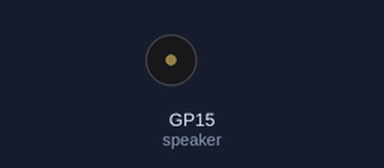
Simulated run of this program. Board: Raspberry Pi Pico running MicroPython. Parts: buzzer (waves = sounding). What the program prints to the serial console is not drawn.

Above: at 0.4 s.
Timing chart, 0 to 1.9 s (numbered marks = the images above):
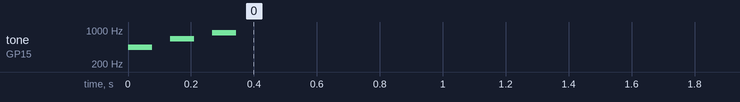

The program:

fan_OK_buzzer_PWM.py
```python
# https://www.youtube.com/watch?v=S4zPLBTC7_w
# ATTENTION : the pins 18 and 26 are inverted in this tuto ! (but the rest is OK)

from machine import Pin, PWM
import utime

# darlington = Pin(0, Pin.OUT)
# darlington.value(1)
# pulse = Pin(18, Pin.OUT)
# receiver = Pin(26, Pin.IN, Pin.PULL_DOWN)

speaker = PWM(Pin(15))

bp = 3 		# blanche
b  = 2 		# blanche
n  = 1		# noire
c  = 0.5		# croche
dc = 0.25	# double-croche
qc = 0.125	# double-croche


class Song:
    def __init__(self, notes, dur, bm):
        self.notes = notes
        self.dur = dur
        self.bm = bm


frereJacques = Song(
    notes = ['C', 'D', 'E', 'C', 'C', 'D', 'E','C' ],
    dur =  	[n,   n,   n,   n,   n,   n,   n,    n],
    bm = 220  # beats per minute
    )

song2 = Song(
    notes = ['C',' ','G','G','G#','G',' ', 'B2',' ','C2' ],
    dur =  	[ c,  c,  c,  c,  n,   c,  b,  c,  c, c  ],
    bm = 200  # beats per minute
    )

alarm = Song(
    notes = ['A',' ','A',' ','A'],
    dur =  	[ dc, dc, dc, dc, dc ],
    bm = 200  # beats per minute
    )

wifi_notif = Song(
    notes = ['A',' ','E',' ','A2'],
    dur =  	[ dc, qc, dc, qc, dc ],
    bm = 200  # beats per minute
    )


#------------------
def note_to_frequency(note):
  """
  This function takes a musical note (A, B, C, D, E, F, or G) and returns its corresponding frequency in Hz.

  Args:
      note: A string representing a musical note (uppercase only).

  Returns:
      The frequency of the note in Hz or None if the note is invalid.
  """

  # Base frequency for A4 (440 Hz)
  base_frequency = 440.0

  # Define the semitone multipliers for each note relative to A4
  semitone_steps = {
      'A': 0,
      'B': 2,
      'C': 3,
      'D': 5,
      'E': 7,
      'F': 8,
      'G': 10,
      'G#':11,
      'A2': 12,
      'B2': 14,
      'C2': 15,
      ' ' : -1
  }

  # Check for valid note
  if note not in semitone_steps:
      return None
  if note == ' ':
      return 1

  # Calculate the number of semitones from A4
  semitones_from_a4 = semitone_steps[note]

  # Calculate the frequency using the formula: f = base_frequency * 2^(semitones/12)
  frequency = base_frequency * 2**(semitones_from_a4 / 12)

  return int(frequency)


def play(song):

    notes = song.notes
    dur = song.dur
    bm = song.bm
    for i in range(len(notes)):
        frequency = note_to_frequency(notes[i])
        if frequency:
            print(f"Note: {notes[i]} - Frequency: {frequency:.2f} Hz {dur[i]}")
        else:
            print(f"Invalid note: {notes[i]}")

        speaker.duty_u16(3000)
        if frequency > 1:
            speaker.freq(frequency)
        else:
            speaker.duty_u16(0)
        dur_ms = int(dur[i]*60/bm*1000)
        utime.sleep_ms(dur_ms)
        print(dur_ms)
        speaker.duty_u16(0)
        utime.sleep(0.01)


def test():
    distance = 200
    frequency = 1700
    frequency = 440
    while False:
        print(distance, frequency)
        speaker.duty_u16(3000)
        speaker.freq(frequency)
    #     utime.sleep(0.05)
        utime.sleep(1)
        speaker.duty_u16(0)
        utime.sleep(distance/ 1000)
        utime.sleep(0.1)
        distance -= 1
        frequency += 30

    speaker.duty_u16(0)


def main():

    print("start")

    # while True:
    #     check_HC_SR04()

    #play(frereJacques)
    #play(song2)

    #    theme2()
#     play(alarm)
    play(wifi_notif)


if __name__ == "__main__":
    main()
```
